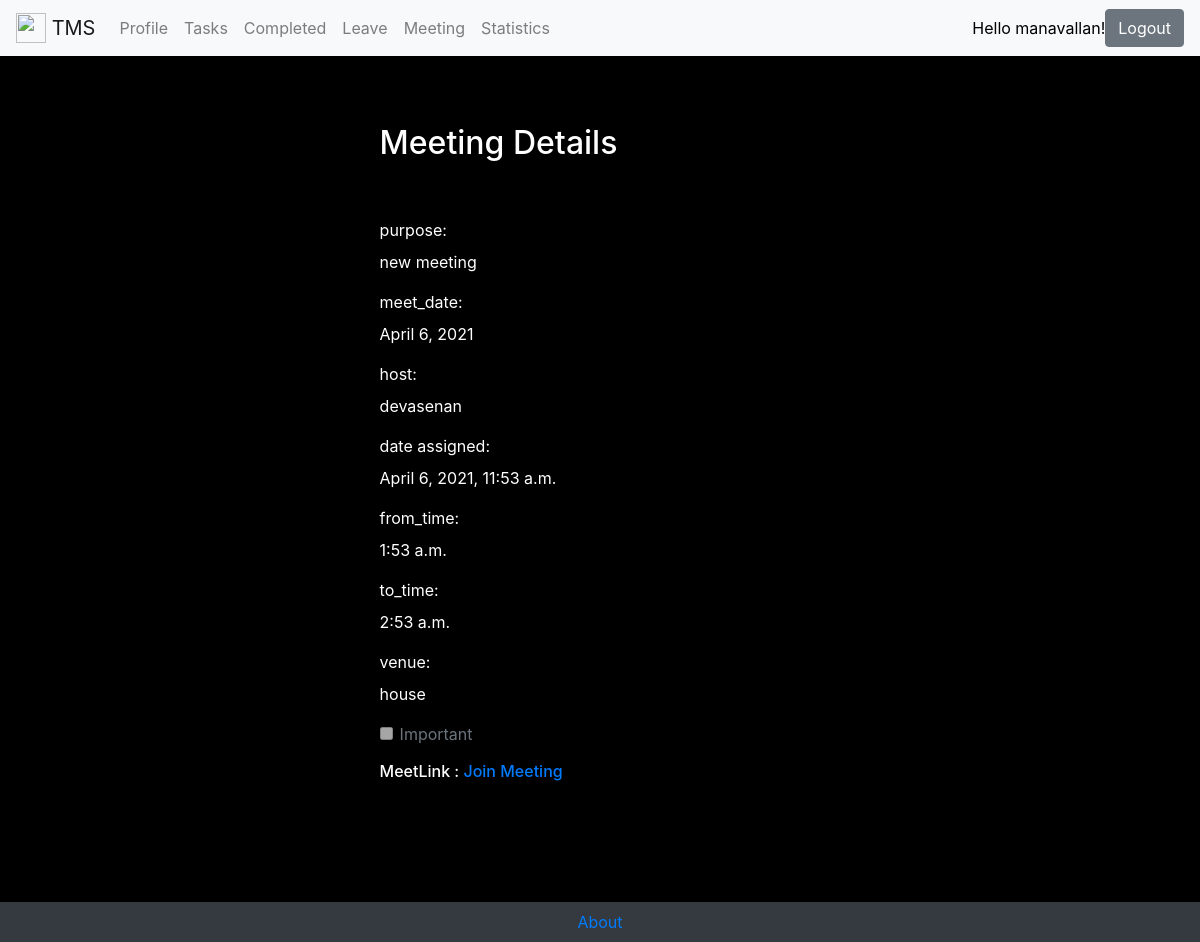
Screenshot of /meetings/meeting/27/ (signed in) with the database file from the repository.
### register/models.py (models this page shows, shortened)
class UserAccount(AbstractBaseUser):
    email = models.EmailField(unique=True)
    username = models.CharField(max_length=150, unique=True)
    date_joined = models.DateTimeField(verbose_name='date joined', auto_now_add=True)
    last_login = models.DateTimeField(verbose_name='last login', auto_now=True)
    is_active = models.BooleanField(default=True)
    is_staff = models.BooleanField(default=False)
    is_admin = models.BooleanField(default=False)
    is_superuser = models.BooleanField(default=False)
    timestamp = models.DateTimeField(auto_now_add=True)
    phone = models.IntegerField(verbose_name='phone number', unique=True)
    USERNAME_FIELD = 'username' # this should be used to login
    REQUIRED_FIELDS = ['email', 'phone']
    objects = UserManager()
    def __str__(self):
        return self.username

### meeting/models.py (models this page shows, shortened)
class Meeting(models.Model):
    purpose = models.CharField(max_length=250, blank = False,)
    venue = models.CharField(max_length=100, blank = False,)
    meet_date = models.DateField(blank = False,)
    from_time = models.TimeField(blank = False,)
    to_time = models.TimeField(blank = False,)
    important = models.BooleanField(default=False)
    dateassigned = models.DateTimeField(default=timezone.now)
    meet_link = models.URLField()
    attended = models.BooleanField(default=False)
    members = models.ManyToManyField(UserAccount, blank = False, related_name = "meeting_members")
    user = models.ForeignKey(UserAccount, on_delete=models.CASCADE)

### meeting/views.py (the view, shortened to what this page needs)
# urls.py: path('meeting/<int:meeting_pk>/', views.viewmeeting, name="viewmeeting"),
@login_required
def viewmeeting(request, meeting_pk):
    meeting = get_object_or_404(Meeting, pk=meeting_pk)
    if request.method == "GET":
        form = MeetingForm(instance=meeting)
        return render(request, 'meeting/viewmeeting.html', {
            'meeting': meeting,
            "form": form,
            "date_now": datetime.now().date(),
            "time_now": datetime.now().time(),
        })

### meeting/forms.py
class MeetingForm(ModelForm):
    meet_date = forms.DateField(validators = [validate_meetdate])
    members = forms.ModelMultipleChoiceField(queryset=UserAccount.objects.all(), widget=forms.CheckboxSelectMultiple())
    from_time = forms.TimeField(validators = [validate_time])
    to_time = forms.TimeField(validators = [validate_time])
    class Meta:
        model = Meeting
        fields = ["purpose", "meet_date", "from_time", "to_time", "venue", "members", "meet_link", "important"]

### meeting/templates/meeting/viewmeeting.html (shortened to what this page needs)
{% extends "tasks/main.html" %}
{% block content %}
<div class="row justify-content-center mt-5">
    <div class="col-md-5">
        <h2>Meeting Details</h2>
    </div>
</div>
<div class="row justify-content-center mt-5">
    <div class="col-md-5">
        <form method="POST">
            <div class="form-group">
                <label for="purpose">purpose:</label>
                <p>{{meeting.purpose}}</p>
            </div>
            <div class="form-group">
                <label for="meet_date">meet_date:</label>
                <p>{{meeting.meet_date}}</p>
            </div>
            <div class="form-group">
                <label for="host">host:</label>
                <p>{{meeting.user}}</p>
            </div>
            <div class="form-group">
                <label for="dateassigned">date assigned:</label>
                <p>{{meeting.dateassigned}}</p>
            </div>
            <div class="form-group">
                <label for="from_time">from_time:</label>
                <p>{{meeting.from_time}}</p>
            </div>
            <div class="form-group">
                <label for="to_time">to_time:</label>
                <p>{{meeting.to_time}}</p>
            </div>
            <div class="form-group">
                <label for="venue">venue:</label>
                <p>{{meeting.venue}}</p>
            </div>
            <div class="form-group form-check">
                <input type="checkbox" name="important" class="form-check-input" id="important"
                    {% if meeting.important %}checked{% endif %} disabled='disabled'>
                <label class="form-check-label" for="important">Important</label>
            </div>
            {% if meeting.meet_date < date_now %}
            <div class="form-group">
                <h6>MeetLink : <a href="{{meeting.meet_link}}" target="_blank">Join Meeting</a></h6>
            </div>
            {% elif meeting.meet_date <= date_now and meeting.to_time <= time_now %}
            <div class="form-group">
                <h6>MeetLink : <a href="{{meeting.meet_link}}" target="_blank">Join Meeting</a></h6>
            </div>
            {% else %}
            <div class="form-group">
                <h6>Meet Link : <a href="{{meeting.meet_link}}" target="_blank" onclick="$('#count').click()" >Join Meeting</a></h6>
            </div>
            {% endif %}
        </form>
    </div>
</div>
{% endblock %}

### tasks/templates/tasks/main.html (shortened to what this page needs)
<!doctype html>
<html lang="en">
<head>
    <link rel="stylesheet" href="https://stackpath.bootstrapcdn.com/bootstrap/4.5.0/css/bootstrap.min.css"
>
</head>
<body style="background-color: black; color: white;">
    <nav class="navbar navbar-expand-lg navbar-light bg-light" style="color:black ;">
        <a class="navbar-brand" href="{% url 'tasks:home' %}">
            <img src="*" width="30" height="30" class="d-inline-block align-top" alt=""> <span> TMS</span>
        </a>
        <div class="collapse navbar-collapse" id="navbarSupportedContent" style="color:black ;">
            <ul class="navbar-nav mr-auto">
                {% if user.is_authenticated %}
                <li class="nav-item">
                    <a class="nav-link" href="{% url 'tasks:profile' %}">Profile</a>
                </li>
                <li class="nav-item">
                    <a class="nav-link" href="{% url 'tasks:home' %}">Tasks</a>
                </li>
                <li class="nav-item">
                    <a class="nav-link" href="{% url 'tasks:completedtodos' %}">Completed</a>
                </li>
                <li class="nav-item">
                    <a class="nav-link" href="{% url 'leave:currentleave' %}">Leave</a>
                </li>
                <li class="nav-item">
                    <a class="nav-link" href="{% url 'meeting:currentmeetings' %}">Meeting</a>
                </li>
                <li class="nav-item">
                    <a class="nav-link" href="{% url 'stats:stats' %}">Statistics</a>
                </li>
            </ul>
            Hello {{user.username}}!
            <form action="{% url 'logout' %}" method="POST" class="form-inline my-2 my-lg-0">
                <button class="btn btn-secondary my-2 my-sm-0" type="submit">Logout</button>
            </form>
            {% endif %}
        </div>
    </nav>
    <div class="container" style="margin-bottom: 100px; padding: 20px;">
    {% block content %}
    {% endblock %}
    </div>
    <nav class="navbar fixed-bottom navbar-dark bg-dark justify-content-center">
        <a href="https://devasenan134.pythonanywhere.com/"> About</a>
    </nav>
</body>
</html>

### rows the page displays
UserAccount: username "manavallan"
Meeting: purpose "new meeting", meet_date "April 6, 2021", user "devasenan", dateassigned "April 6, 2021, 11:53 a.m.", from_time "1:53 a.m.", to_time "2:53 a.m.", venue "house"
